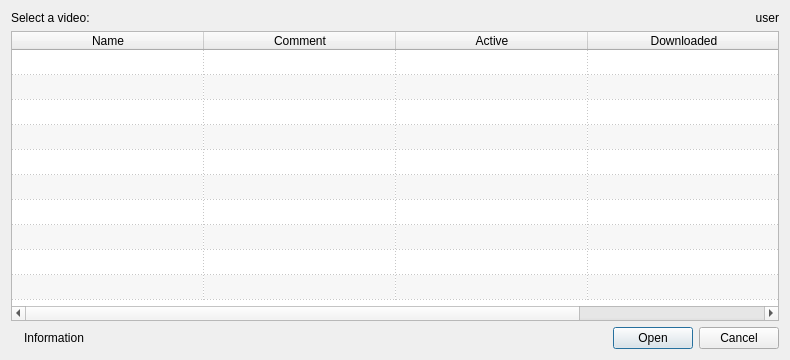
<?xml version="1.0" encoding="UTF-8"?>
<ui version="4.0">
 <class>VideoSelection</class>
 <widget class="QDialog" name="VideoSelection">
  <property name="geometry">
   <rect>
    <x>0</x>
    <y>0</y>
    <width>790</width>
    <height>360</height>
   </rect>
  </property>
  <property name="minimumSize">
   <size>
    <width>245</width>
    <height>200</height>
   </size>
  </property>
  <property name="windowTitle">
   <string>Videos to annotate</string>
  </property>
  <property name="windowIcon">
   <iconset resource="../icons.qrc">
    <normaloff>:/icons/icons/app_icon.png</normaloff>:/icons/icons/app_icon.png</iconset>
  </property>
  <layout class="QVBoxLayout" name="verticalLayout">
   <item>
    <layout class="QHBoxLayout" name="horizontalLayout">
     <item>
      <widget class="QLabel" name="selectVideoLbl">
       <property name="text">
        <string>Select a video:</string>
       </property>
      </widget>
     </item>
     <item>
      <widget class="QLabel" name="userNameLbl">
       <property name="sizePolicy">
        <sizepolicy hsizetype="Expanding" vsizetype="Preferred">
         <horstretch>0</horstretch>
         <verstretch>0</verstretch>
        </sizepolicy>
       </property>
       <property name="text">
        <string>user</string>
       </property>
       <property name="alignment">
        <set>Qt::AlignRight|Qt::AlignTrailing|Qt::AlignVCenter</set>
       </property>
      </widget>
     </item>
    </layout>
   </item>
   <item>
    <widget class="QTableWidget" name="videoTable">
     <property name="frameShape">
      <enum>QFrame::StyledPanel</enum>
     </property>
     <property name="frameShadow">
      <enum>QFrame::Sunken</enum>
     </property>
     <property name="horizontalScrollBarPolicy">
      <enum>Qt::ScrollBarAsNeeded</enum>
     </property>
     <property name="editTriggers">
      <set>QAbstractItemView::NoEditTriggers</set>
     </property>
     <property name="tabKeyNavigation">
      <bool>false</bool>
     </property>
     <property name="alternatingRowColors">
      <bool>true</bool>
     </property>
     <property name="selectionMode">
      <enum>QAbstractItemView::SingleSelection</enum>
     </property>
     <property name="selectionBehavior">
      <enum>QAbstractItemView::SelectRows</enum>
     </property>
     <property name="showGrid">
      <bool>true</bool>
     </property>
     <property name="gridStyle">
      <enum>Qt::DotLine</enum>
     </property>
     <property name="sortingEnabled">
      <bool>false</bool>
     </property>
     <property name="rowCount">
      <number>10</number>
     </property>
     <property name="columnCount">
      <number>4</number>
     </property>
     <attribute name="horizontalHeaderVisible">
      <bool>true</bool>
     </attribute>
     <attribute name="horizontalHeaderCascadingSectionResizes">
      <bool>false</bool>
     </attribute>
     <attribute name="horizontalHeaderDefaultSectionSize">
      <number>192</number>
     </attribute>
     <attribute name="horizontalHeaderStretchLastSection">
      <bool>false</bool>
     </attribute>
     <attribute name="verticalHeaderVisible">
      <bool>false</bool>
     </attribute>
     <attribute name="verticalHeaderDefaultSectionSize">
      <number>25</number>
     </attribute>
     <attribute name="verticalHeaderStretchLastSection">
      <bool>false</bool>
     </attribute>
     <row/>
     <row/>
     <row/>
     <row/>
     <row/>
     <row/>
     <row/>
     <row/>
     <row/>
     <row/>
     <column>
      <property name="text">
       <string>Name</string>
      </property>
     </column>
     <column>
      <property name="text">
       <string>Comment</string>
      </property>
     </column>
     <column>
      <property name="text">
       <string>Active</string>
      </property>
     </column>
     <column>
      <property name="text">
       <string>Downloaded</string>
      </property>
     </column>
    </widget>
   </item>
   <item>
    <layout class="QHBoxLayout" name="horizontalLayout_2">
     <item>
      <widget class="QLabel" name="infoIcon">
       <property name="enabled">
        <bool>true</bool>
       </property>
       <property name="sizePolicy">
        <sizepolicy hsizetype="Minimum" vsizetype="Preferred">
         <horstretch>0</horstretch>
         <verstretch>0</verstretch>
        </sizepolicy>
       </property>
       <property name="minimumSize">
        <size>
         <width>0</width>
         <height>0</height>
        </size>
       </property>
       <property name="maximumSize">
        <size>
         <width>32</width>
         <height>32</height>
        </size>
       </property>
       <property name="baseSize">
        <size>
         <width>0</width>
         <height>0</height>
        </size>
       </property>
       <property name="text">
        <string/>
       </property>
       <property name="pixmap">
        <pixmap resource="../icons.qrc">:/icons/icons/info16.png</pixmap>
       </property>
      </widget>
     </item>
     <item>
      <widget class="QLabel" name="warningLbl">
       <property name="sizePolicy">
        <sizepolicy hsizetype="Expanding" vsizetype="Preferred">
         <horstretch>0</horstretch>
         <verstretch>0</verstretch>
        </sizepolicy>
       </property>
       <property name="text">
        <string>Information</string>
       </property>
      </widget>
     </item>
     <item>
      <widget class="QDialogButtonBox" name="buttonBox">
       <property name="orientation">
        <enum>Qt::Horizontal</enum>
       </property>
       <property name="standardButtons">
        <set>QDialogButtonBox::Cancel|QDialogButtonBox::Open</set>
       </property>
      </widget>
     </item>
    </layout>
   </item>
  </layout>
 </widget>
 <resources>
  <include location="../icons.qrc"/>
 </resources>
 <connections>
  <connection>
   <sender>buttonBox</sender>
   <signal>accepted()</signal>
   <receiver>VideoSelection</receiver>
   <slot>accept()</slot>
   <hints>
    <hint type="sourcelabel">
     <x>248</x>
     <y>254</y>
    </hint>
    <hint type="destinationlabel">
     <x>157</x>
     <y>274</y>
    </hint>
   </hints>
  </connection>
  <connection>
   <sender>buttonBox</sender>
   <signal>rejected()</signal>
   <receiver>VideoSelection</receiver>
   <slot>reject()</slot>
   <hints>
    <hint type="sourcelabel">
     <x>316</x>
     <y>260</y>
    </hint>
    <hint type="destinationlabel">
     <x>286</x>
     <y>274</y>
    </hint>
   </hints>
  </connection>
 </connections>
</ui>
